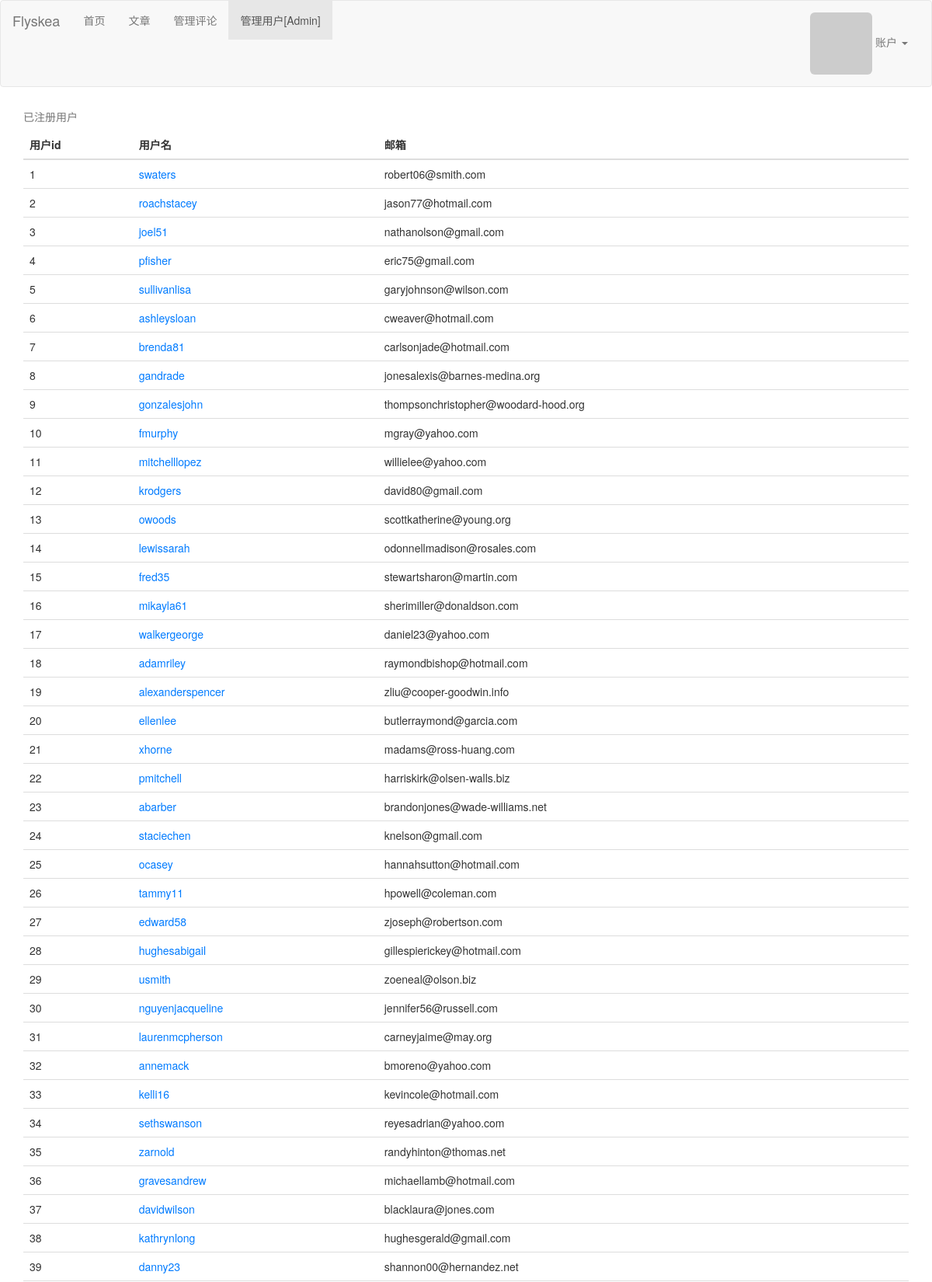
Page /manage (signed in, upper part) on the committed database.
### app/models.py (models this page shows, shortened)
class User(db.Model,UserMixin):
    __tablename__ = 'users'
    id = db.Column(db.Integer, primary_key=True)
    email = db.Column(db.String(64), unique=True, index=True)
    username = db.Column(db.String(64), unique=True, index=True)
    role_id = db.Column(db.Integer, db.ForeignKey('roles.id'))
    password_hash = db.Column(db.String(128))
    confirmed = db.Column(db.Boolean, default=False)
    name = db.Column(db.String(64))
    location = db.Column(db.String(64))
    about_me = db.Column(db.Text())
    member_since = db.Column(db.DateTime(),default=datetime.utcnow)
    last_seen = db.Column(db.DateTime(),default=datetime.utcnow)
    avatar_hash = db.Column(db.String(32))
    posts = db.relationship('Post', backref='author', lazy='dynamic')
    comments = db.relationship('Comment', backref='author', lazy='dynamic')
    followed = db.relationship('Follow',
                            foreign_keys=[Follow.follower_id],
                            backref=db.backref('follower', lazy='joined'),
                            lazy='dynamic',
                            cascade='all, delete-orphan')
    followers = db.relationship('Follow',
                            foreign_keys=[Follow.followed_id],
                            backref=db.backref('followed', lazy='joined'),
                            lazy='dynamic',
                            cascade='all, delete-orphan')
    @property
    def password(self):
        raise AttributeError('password is not a readable attribute')
    def can(self, perm):
        return self.role is not None and self.role.has_permission(perm)
    def is_administrator(self):
        return self.can(Permission.ADMIN)
    def gravatar(self, size=100, default='identicon', rating='g'):
        if request.is_secure:
            url = 'https://secure.gravatar.com/avatar'
        else:
            url = 'http://www.gravatar.com/avatar'
        hash = self.avatar_hash or self.gravatar_hash()
        return '{url}/{hash}?s={size}&d={default}&r={rating}'.format(
            url=url, hash=hash, size=size, default=default, rating=rating)
    def ping(self):
        self.last_seen = datetime.utcnow()
        db.session.add(self)
        db.session.commit()

### app/main/views.py (the view)
@main.route('/manage')
@login_required
@admin_required
def manageuser():
    page = request.args.get('page', 1, type=int)
    pagination = User.query.order_by(User.id).paginate(
        page, per_page=int(50),
        error_out=False)
    user = pagination.items
    return render_template('manage_user.html',user=user,pagination=pagination)

### app/auth/views.py (called while the page is built)
@auth.before_app_request
def before_request():
    if current_user.is_authenticated:
        current_user.ping()
        if not current_user.confirmed \
                and request.endpoint \
                and request.blueprint != 'auth' \
                and request.endpoint != 'static':
            return redirect(url_for('auth.unconfirmed'))

### app/main/__init__.py (called while the page is built)
@main.app_context_processor
def inject_permissions():
    return dict(Permission=Permission)

### app/main/views.py (called while the page is built)
@main.after_app_request
def after_request(response):
    for query in get_debug_queries():
        if query.duration >= current_app.config['FLASKY_SLOW_DB_QUERY_TIME']:
            current_app.logger.warning(
                'Slow query: %s\nParameters: %s\nDuration: %fs\nContext: %s\n' %
                   (query.statement, query.parameters, query.duration,
                    query.context))
    return response

### app/models.py (called while the page is built)
@login_manager.user_loader
def load_user(user_id):
    return User.query.get(int(user_id))

    def has_permission(self, perm):
        return self.permissions & perm == perm

### app/templates/manage_user.html (shortened to what this page needs)
{% extends "base.html" %}
{% import "_macros.html" as macros %}
{% block admin_activate %}active{% endblock %}
{% block page_content %}
<div class="table-responsive">
    <table class="table table-hover">
        <caption>已注册用户</caption>
        <thead>
            <tr>
                <th>用户id</th>
                <th>用户名</th>
                <th>邮箱</th>
            </tr>
        </thead>
        <tbody>
            {% for u in user %}
            <tr>
                <td>{{ u.id }}</td>
                <td><a href="{{ url_for('main.user', username=u.username) }}">
                    {{ u.username }}</a></td>
                <td>{{u.email}}</td>
            </tr>
            {% endfor %}
        </tbody>
    </table>
</div>
{% endblock %}

### app/static/styles.css (style rules this page uses)
a { color: #007bff; text-decoration: none; }

### rows in the picture
User: id "1", username "swaters", email "robert06@smith.com"
User: id "2", username "roachstacey", email "jason77@hotmail.com"
User: id "3", username "joel51", email "nathanolson@gmail.com"
User: id "4", username "pfisher", email "eric75@gmail.com"
User: id "5", username "sullivanlisa", email "garyjohnson@wilson.com"
User: id "6", username "ashleysloan", email "cweaver@hotmail.com"
User: id "7", username "brenda81", email "carlsonjade@hotmail.com"
User: id "8", username "gandrade", email "jonesalexis@barnes-medina.org"
User: id "9", username "gonzalesjohn", email "thompsonchristopher@woodard-hood.org"
User: id "10", username "fmurphy", email "mgray@yahoo.com"
User: id "11", username "mitchelllopez", email "willielee@yahoo.com"
User: id "12", username "krodgers", email "david80@gmail.com"
User: id "13", username "owoods", email "scottkatherine@young.org"
User: id "14", username "lewissarah", email "odonnellmadison@rosales.com"
User: id "15", username "fred35", email "stewartsharon@martin.com"
User: id "16", username "mikayla61", email "sherimiller@donaldson.com"
User: id "17", username "walkergeorge", email "daniel23@yahoo.com"
User: id "18", username "adamriley", email "raymondbishop@hotmail.com"
User: id "19", username "alexanderspencer", email "zliu@cooper-goodwin.info"
User: id "20", username "ellenlee", email "butlerraymond@garcia.com"
User: id "21", username "xhorne", email "madams@ross-huang.com"
User: id "22", username "pmitchell", email "harriskirk@olsen-walls.biz"
User: id "23", username "abarber", email "brandonjones@wade-williams.net"
User: id "24", username "staciechen", email "knelson@gmail.com"
User: id "25", username "ocasey", email "hannahsutton@hotmail.com"
User: id "26", username "tammy11", email "hpowell@coleman.com"
User: id "27", username "edward58", email "zjoseph@robertson.com"
User: id "28", username "hughesabigail", email "gillespierickey@hotmail.com"
User: id "29", username "usmith", email "zoeneal@olson.biz"
User: id "30", username "nguyenjacqueline", email "jennifer56@russell.com"
User: id "31", username "laurenmcpherson", email "carneyjaime@may.org"
User: id "32", username "annemack", email "bmoreno@yahoo.com"
User: id "33", username "kelli16", email "kevincole@hotmail.com"
User: id "34", username "sethswanson", email "reyesadrian@yahoo.com"
User: id "35", username "zarnold", email "randyhinton@thomas.net"
User: id "36", username "gravesandrew", email "michaellamb@hotmail.com"
User: id "37", username "davidwilson", email "blacklaura@jones.com"
User: id "38", username "kathrynlong", email "hughesgerald@gmail.com"
User: id "39", username "danny23", email "shannon00@hernandez.net"
